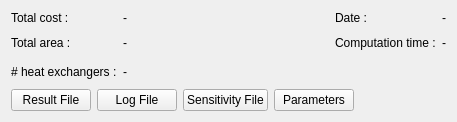
<?xml version="1.0" encoding="UTF-8"?>
<ui version="4.0">
 <class>WidgetEIHEN1ResultClass</class>
 <widget class="QWidget" name="WidgetEIHEN1ResultClass">
  <property name="geometry">
   <rect>
    <x>0</x>
    <y>0</y>
    <width>457</width>
    <height>122</height>
   </rect>
  </property>
  <property name="sizePolicy">
   <sizepolicy hsizetype="Preferred" vsizetype="Maximum">
    <horstretch>0</horstretch>
    <verstretch>0</verstretch>
   </sizepolicy>
  </property>
  <property name="windowTitle">
   <string>Form</string>
  </property>
  <layout class="QGridLayout" name="gridLayout">
   <item row="0" column="4">
    <spacer name="horizontalSpacer">
     <property name="orientation">
      <enum>Qt::Horizontal</enum>
     </property>
     <property name="sizeHint" stdset="0">
      <size>
       <width>40</width>
       <height>10</height>
      </size>
     </property>
    </spacer>
   </item>
   <item row="0" column="0">
    <widget class="QLabel" name="label">
     <property name="sizePolicy">
      <sizepolicy hsizetype="Preferred" vsizetype="Maximum">
       <horstretch>0</horstretch>
       <verstretch>0</verstretch>
      </sizepolicy>
     </property>
     <property name="text">
      <string>Total cost :</string>
     </property>
    </widget>
   </item>
   <item row="1" column="0">
    <widget class="QLabel" name="label_2">
     <property name="text">
      <string>Total area :</string>
     </property>
    </widget>
   </item>
   <item row="2" column="0">
    <widget class="QLabel" name="label_3">
     <property name="text">
      <string># heat exchangers :</string>
     </property>
    </widget>
   </item>
   <item row="1" column="1">
    <widget class="QLabel" name="labelTotalArea">
     <property name="text">
      <string>-</string>
     </property>
    </widget>
   </item>
   <item row="0" column="1">
    <widget class="QLabel" name="labelTotalCost">
     <property name="text">
      <string>-</string>
     </property>
    </widget>
   </item>
   <item row="2" column="1">
    <widget class="QLabel" name="labelHENumber">
     <property name="text">
      <string>-</string>
     </property>
    </widget>
   </item>
   <item row="0" column="5">
    <widget class="QLabel" name="label_4">
     <property name="text">
      <string>Date :</string>
     </property>
    </widget>
   </item>
   <item row="1" column="5">
    <widget class="QLabel" name="label_5">
     <property name="text">
      <string>Computation time :</string>
     </property>
    </widget>
   </item>
   <item row="0" column="6">
    <widget class="QLabel" name="labelDate">
     <property name="text">
      <string>-</string>
     </property>
    </widget>
   </item>
   <item row="1" column="6">
    <widget class="QLabel" name="labelCompTime">
     <property name="text">
      <string>-</string>
     </property>
    </widget>
   </item>
   <item row="3" column="0" colspan="7">
    <layout class="QGridLayout" name="gridLayout_2">
     <item row="0" column="0">
      <widget class="QPushButton" name="pushResult">
       <property name="text">
        <string>Result File</string>
       </property>
       <property name="flat">
        <bool>false</bool>
       </property>
      </widget>
     </item>
     <item row="0" column="1">
      <widget class="QPushButton" name="pushLog">
       <property name="text">
        <string>Log File</string>
       </property>
       <property name="flat">
        <bool>false</bool>
       </property>
      </widget>
     </item>
     <item row="0" column="2">
      <widget class="QPushButton" name="pushSensitivity">
       <property name="text">
        <string>Sensitivity File</string>
       </property>
       <property name="flat">
        <bool>false</bool>
       </property>
      </widget>
     </item>
     <item row="0" column="4">
      <widget class="QPushButton" name="pushParameters">
       <property name="text">
        <string>Parameters</string>
       </property>
      </widget>
     </item>
     <item row="0" column="5">
      <spacer name="horizontalSpacer_2">
       <property name="orientation">
        <enum>Qt::Horizontal</enum>
       </property>
       <property name="sizeHint" stdset="0">
        <size>
         <width>40</width>
         <height>20</height>
        </size>
       </property>
      </spacer>
     </item>
    </layout>
   </item>
  </layout>
 </widget>
 <resources/>
 <connections/>
</ui>
